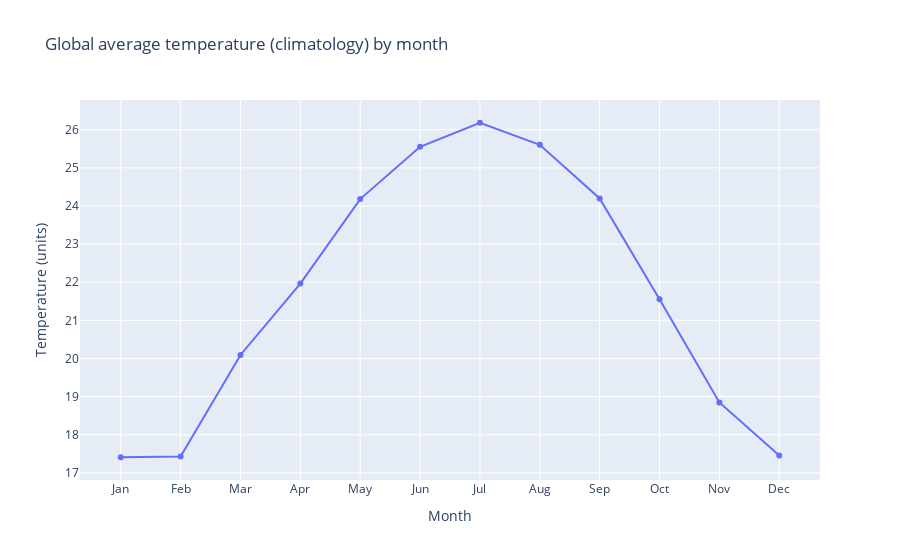

Write notebook code for a chart like this one.
### Code cell
#  monthly climatology (global average across years)
if 'temperature' in numeric_cols:
    global_monthly = df.groupby('month_num')['temperature'].mean().reset_index()
    month_order = list(range(1,13))
    fig = px.line(global_monthly, x='month_num', y='temperature', markers=True,
                  title='Global average temperature (climatology) by month',
                  labels={'month_num':'Month', 'temperature':'Temperature (units)'})
    fig.update_xaxes(tickmode='array', tickvals=month_order,
                     ticktext=['Jan','Feb','Mar','Apr','May','Jun','Jul','Aug','Sep','Oct','Nov','Dec'])
    html_path = os.path.join(FIGURES_DIR, "global_monthly_climatology.html")
    fig.write_html(html_path)
    fig.show()
    print("Saved global monthly climatology to", html_path)
else:
    print("Temperature column not found; skipping climatology plot.")

### Figure 1 — Plotly figure (JSON) as saved in the notebook; plotly's stock layout.template omitted (floating-point values rounded to 4 significant figures)
{"data": [{"hovertemplate": "Month=%{x}<br>Temperature (units)=%{y}<extra></extra>", "legendgroup": "", "line": {"color": "#636efa", "dash": "solid"}, "marker": {"symbol": "circle"}, "mode": "lines+markers", "name": "", "orientation": "v", "showlegend": false, "type": "scatter", "x": [1, 2, 3, 4, 5, 6, 7, 8, 9, 10, 11, 12], "xaxis": "x", "y": [17.41, 17.43, 20.09, 21.97, 24.18, 25.55, 26.18, 25.6, 24.2, 21.56, 18.85, 17.46], "yaxis": "y"}], "layout": {"legend": {"tracegroupgap": 0}, "title": {"text": "Global average temperature (climatology) by month"}, "xaxis": {"anchor": "y", "domain": [0, 1], "tickmode": "array", "ticktext": ["Jan", "Feb", "Mar", "Apr", "May", "Jun", "Jul", "Aug", "Sep", "Oct", "Nov", "Dec"], "tickvals": [1, 2, 3, 4, 5, 6, 7, 8, 9, 10, 11, 12], "title": {"text": "Month"}}, "yaxis": {"anchor": "x", "domain": [0, 1], "title": {"text": "Temperature (units)"}}}}
